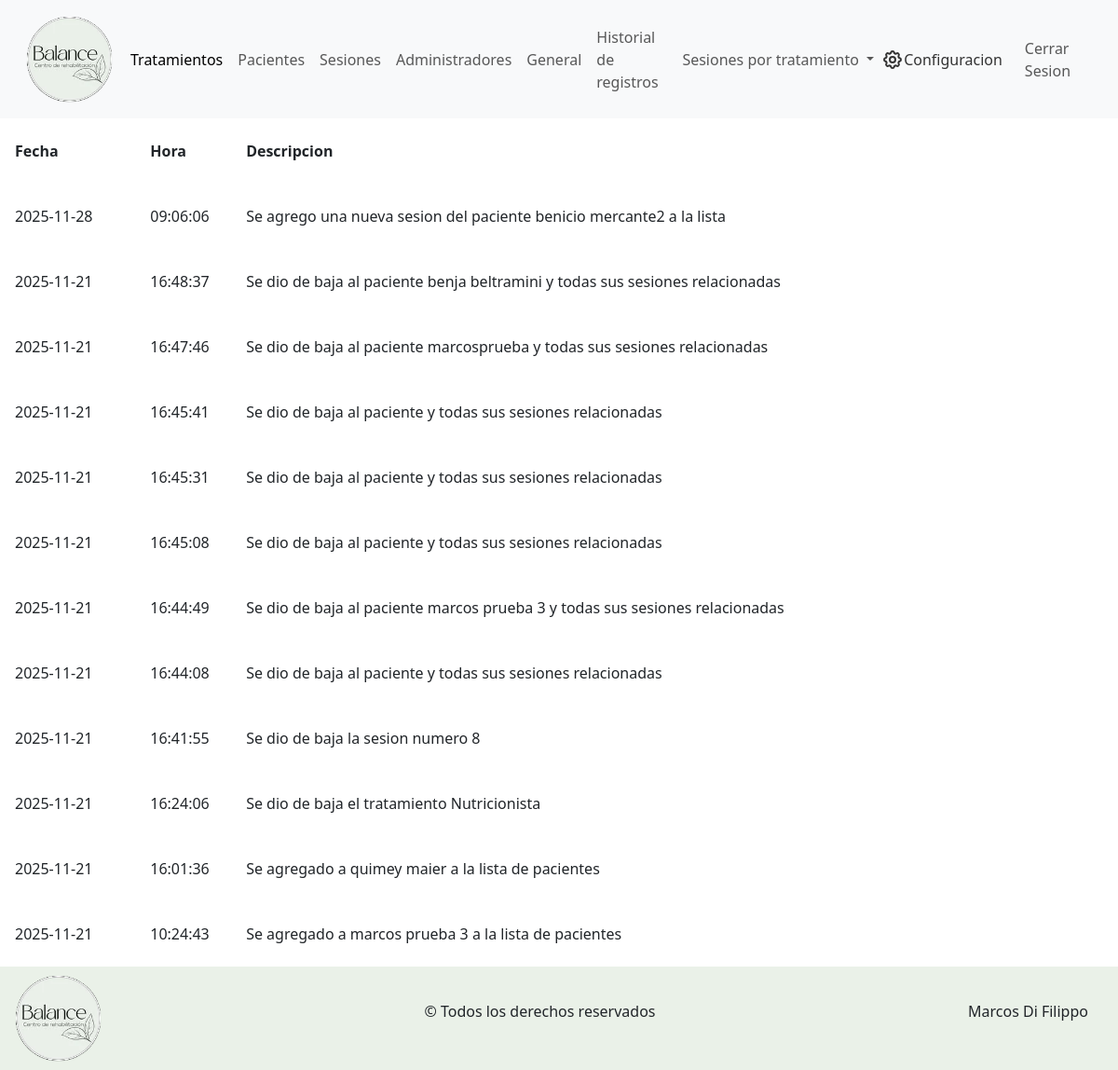
Screenshot of /admin/historial_acciones.php (signed in) with the database file from the repository.
### tables this page shows
CREATE TABLE `historial_acciones` (
  `id_accion` int(11) NOT NULL,
  `fecha` date NOT NULL,
  `descripcion` varchar(250) DEFAULT NULL,
  `hora` time NOT NULL
);

### admin/abml/lectura.php (called while the page is built, shortened)
<?php
    $lecturaHistorialAcciones = "SELECT * FROM `historial_acciones`";
?>

### admin/historial_acciones.php (the view, shortened to what this page needs)
<?php
    include_once("../componentes-admin/header.php");
?>
<main>
    <section>
        <article>
            <table>
                <thead>
                    <th class="ps-3">
                        Fecha
                    </th>
                    <th>
                        Hora
                    </th>
                    <th>
                        Descripcion
                    </th>
                </thead>
                <tbody>
                    <?php
                        $resultadoHistorial = mysqli_query($conexion, $lecturaHistorialAcciones . " ORDER BY `fecha` DESC, `hora` DESC");
                        while ($accion = mysqli_fetch_array($resultadoHistorial)) {
                            echo "<tr>";
                                echo "<td class='ps-3'>$accion[fecha]</td>";
                                echo "<td>$accion[hora]</td>";
                                echo "<td>$accion[descripcion]</td>";
                            echo "</tr>";
                        }
                    ?>
                </tbody>
            </table>
        </article>
    </section>
</main>
<?php
    include_once("../componentes-admin/footer.php");
?>

### css-admin/main.css (style rules this page uses)
* { margin: 0; padding: 0; }
table { width: 100%; }
tr { height: 70px; transition: background-color 0.2s ease; }

### rows the page displays
historial_acciones: fecha "2025-11-28", hora "09:06:06", descripcion "Se agrego una nueva sesion del paciente benicio mercante2 a la lista"
historial_acciones: fecha "2025-11-21", hora "16:48:37", descripcion "Se dio de baja al paciente benja beltramini y todas sus sesiones relacionadas"
historial_acciones: fecha "2025-11-21", hora "16:47:46", descripcion "Se dio de baja al paciente marcosprueba y todas sus sesiones relacionadas"
historial_acciones: fecha "2025-11-21", hora "16:45:41", descripcion "Se dio de baja al paciente y todas sus sesiones relacionadas"
historial_acciones: fecha "2025-11-21", hora "16:45:31", descripcion "Se dio de baja al paciente y todas sus sesiones relacionadas"
historial_acciones: fecha "2025-11-21", hora "16:45:08", descripcion "Se dio de baja al paciente y todas sus sesiones relacionadas"
historial_acciones: fecha "2025-11-21", hora "16:44:49", descripcion "Se dio de baja al paciente marcos prueba 3 y todas sus sesiones relacionadas"
historial_acciones: fecha "2025-11-21", hora "16:44:08", descripcion "Se dio de baja al paciente y todas sus sesiones relacionadas"
historial_acciones: fecha "2025-11-21", hora "16:41:55", descripcion "Se dio de baja la sesion numero 8"
historial_acciones: fecha "2025-11-21", hora "16:24:06", descripcion "Se dio de baja el tratamiento Nutricionista"
historial_acciones: fecha "2025-11-21", hora "16:01:36", descripcion "Se agregado a quimey maier a la lista de pacientes"
historial_acciones: fecha "2025-11-21", hora "10:24:43", descripcion "Se agregado a marcos prueba 3 a la lista de pacientes"
